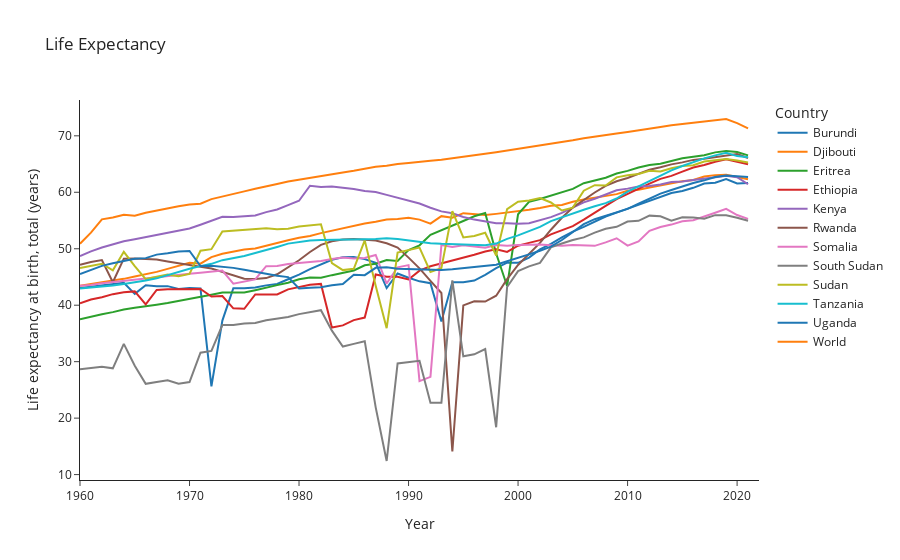

Here is the notebook cell this chart was saved with:
### Code cell
fig=px.line(df,
            x='Year',
            y='Life expectancy at birth, total (years)',
            color='Country',
            title='Life Expectancy',
            template='simple_white')
fig.show()
